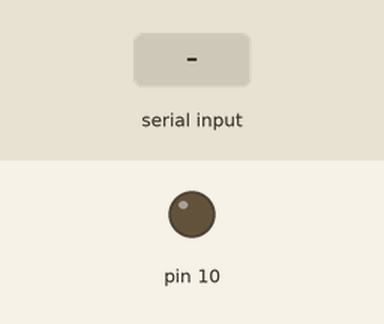
Bench run of a sketch on a simulated Arduino Uno, built with avr-gcc and run on an emulated ATmega328P. Shown: output pins drawn as LEDs (lit = HIGH). The test bench sets the inputs (shaded band). What the sketch prints to the serial monitor is not drawn.

Above: at 1.2 s.
1.3 s: "1" received over Serial
At 2.5 s:
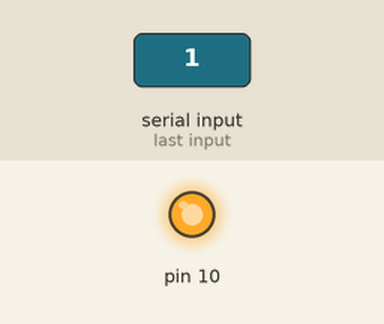
2.8 s: "0" received over Serial
At 3.8 s:
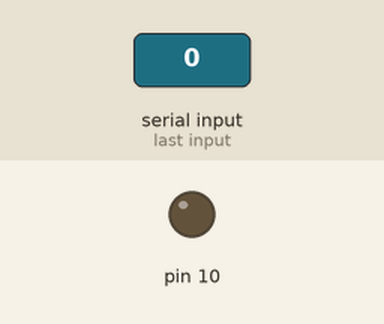
Timing chart, 0 to 5.8 s (numbered marks = the images above; inputs shaded):
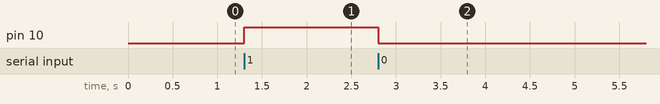

The sketch:

newsamp.ino
```cpp
int data;

void setup()
{
  Serial.begin(9600);
  pinMode(10, OUTPUT);
  digitalWrite (10, LOW); //initially set to low
  Serial.println("This is my First Example.");
}

void loop()
{
if (Serial.available()>0)
  {
    data = Serial.read();


  if (data == '1')
  digitalWrite (10, HIGH);

  else if (data == '0')
  digitalWrite (10, LOW);
  }
}
```

Measured:
- after the input at 1.3 s, pin 10: LOW → HIGH at once
- after the input at 2.8 s, pin 10: HIGH → LOW at once
